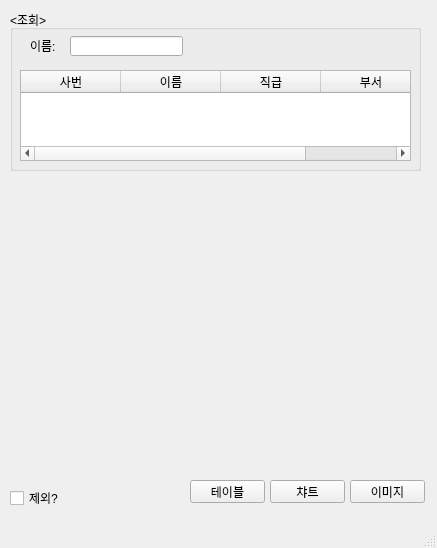
<?xml version="1.0" encoding="UTF-8"?>
<ui version="4.0">
 <class>MainWindow</class>
 <widget class="QMainWindow" name="MainWindow">
  <property name="geometry">
   <rect>
    <x>0</x>
    <y>0</y>
    <width>437</width>
    <height>548</height>
   </rect>
  </property>
  <property name="windowTitle">
   <string>MainWindow</string>
  </property>
  <widget class="QWidget" name="centralwidget">
   <widget class="QGroupBox" name="groupBox">
    <property name="geometry">
     <rect>
      <x>10</x>
      <y>10</y>
      <width>411</width>
      <height>161</height>
     </rect>
    </property>
    <property name="title">
     <string>&lt;조회&gt;</string>
    </property>
    <widget class="QLabel" name="label">
     <property name="geometry">
      <rect>
       <x>20</x>
       <y>30</y>
       <width>56</width>
       <height>12</height>
      </rect>
     </property>
     <property name="text">
      <string>이름:</string>
     </property>
    </widget>
    <widget class="QLineEdit" name="txtName">
     <property name="geometry">
      <rect>
       <x>60</x>
       <y>26</y>
       <width>113</width>
       <height>20</height>
      </rect>
     </property>
    </widget>
    <widget class="QTableWidget" name="tblMemberList">
     <property name="geometry">
      <rect>
       <x>10</x>
       <y>60</y>
       <width>391</width>
       <height>91</height>
      </rect>
     </property>
     <column>
      <property name="text">
       <string>사번</string>
      </property>
     </column>
     <column>
      <property name="text">
       <string>이름</string>
      </property>
     </column>
     <column>
      <property name="text">
       <string>직급</string>
      </property>
     </column>
     <column>
      <property name="text">
       <string>부서</string>
      </property>
     </column>
    </widget>
   </widget>
   <widget class="QPushButton" name="btnTable">
    <property name="geometry">
     <rect>
      <x>190</x>
      <y>480</y>
      <width>75</width>
      <height>23</height>
     </rect>
    </property>
    <property name="text">
     <string>테이블</string>
    </property>
   </widget>
   <widget class="QCheckBox" name="chkExclude">
    <property name="geometry">
     <rect>
      <x>10</x>
      <y>490</y>
      <width>81</width>
      <height>16</height>
     </rect>
    </property>
    <property name="text">
     <string>제외?</string>
    </property>
   </widget>
   <widget class="QWidget" name="verticalLayoutWidget">
    <property name="geometry">
     <rect>
      <x>10</x>
      <y>180</y>
      <width>411</width>
      <height>291</height>
     </rect>
    </property>
    <layout class="QVBoxLayout" name="wgtChart"/>
   </widget>
   <widget class="QPushButton" name="btnChart">
    <property name="geometry">
     <rect>
      <x>270</x>
      <y>480</y>
      <width>75</width>
      <height>23</height>
     </rect>
    </property>
    <property name="text">
     <string>챠트</string>
    </property>
   </widget>
   <widget class="QPushButton" name="btnImage">
    <property name="geometry">
     <rect>
      <x>350</x>
      <y>480</y>
      <width>75</width>
      <height>23</height>
     </rect>
    </property>
    <property name="text">
     <string>이미지</string>
    </property>
   </widget>
  </widget>
  <widget class="QMenuBar" name="menubar">
   <property name="geometry">
    <rect>
     <x>0</x>
     <y>0</y>
     <width>437</width>
     <height>21</height>
    </rect>
   </property>
  </widget>
  <widget class="QStatusBar" name="statusbar"/>
 </widget>
 <resources/>
 <connections/>
</ui>
